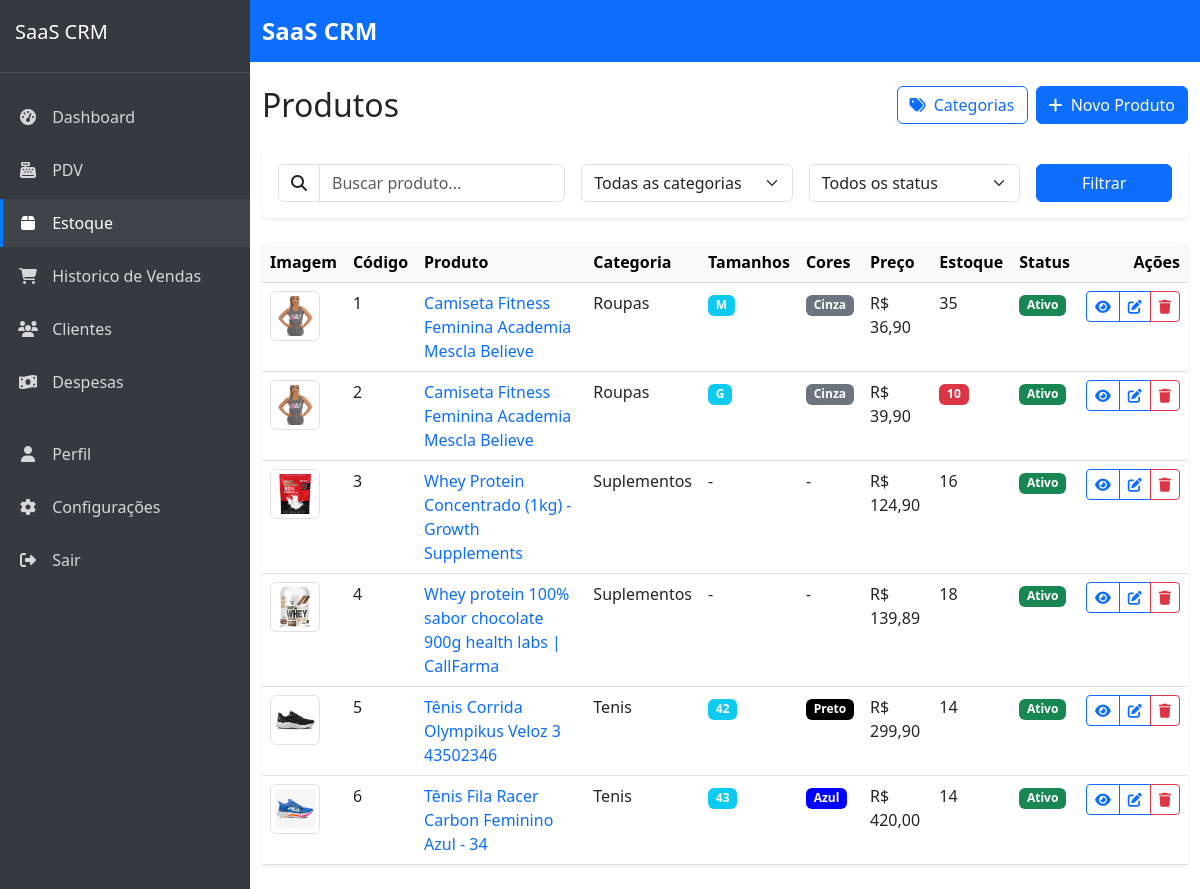
/produtos/ (signed in), run on an earlier commit of the app's database.
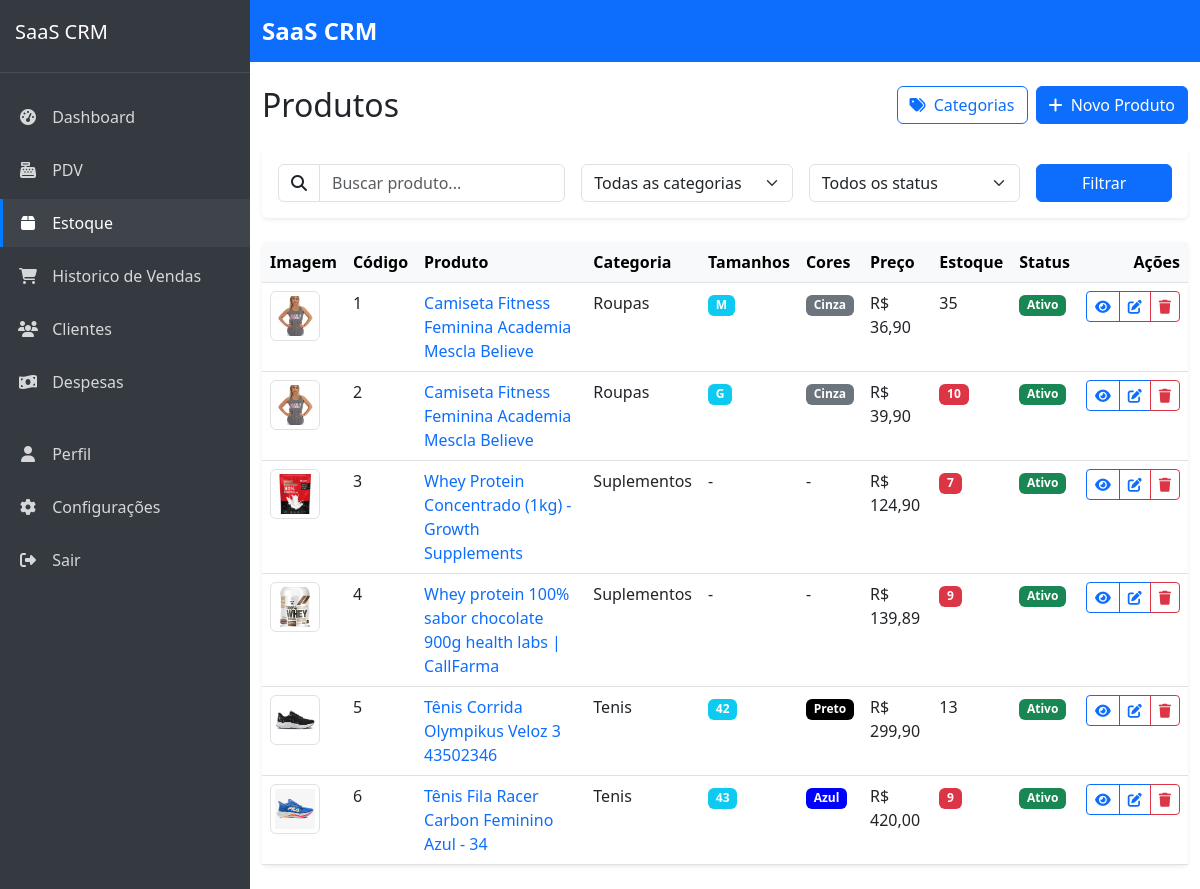
And on a later commit of the database.
### products/models.py (models this page shows, shortened)
class Product(models.Model):
    company = models.ForeignKey(Company, on_delete=models.CASCADE, verbose_name='Empresa', related_name='products')
    name = models.CharField('Nome', max_length=100)
    code = models.CharField('Código', max_length=50, unique=True, blank=True, null=True)
    description = models.TextField('Descrição', blank=True, null=True)
    category = models.ForeignKey(Category, on_delete=models.CASCADE, verbose_name='Categoria', related_name='products')
    price = models.DecimalField('Preço', max_digits=10, decimal_places=2)
    cost = models.DecimalField('Custo', max_digits=10, decimal_places=2)
    stock_quantity = models.PositiveIntegerField('Quantidade em estoque', default=0)
    stock_alert_level = models.PositiveIntegerField('Nível de alerta de estoque', default=10)
    barcode = models.CharField('Código de barras', max_length=100, blank=True, null=True)
    image = models.ImageField('Imagem', upload_to='products/', blank=True, null=True)
    is_active = models.BooleanField('Ativo', default=True)
    has_variations = models.BooleanField('Possui variações', default=False)
    created_at = models.DateTimeField('Criado em', auto_now_add=True)
    updated_at = models.DateTimeField('Atualizado em', auto_now=True)
    class Meta:
        verbose_name = 'Produto'
        verbose_name_plural = 'Produtos'
        ordering = ['name']
        unique_together = [['company', 'code'], ['company', 'barcode']]  # Prevent duplicate codes/barcodes within same company

class Category(models.Model):
    company = models.ForeignKey(Company, on_delete=models.CASCADE, verbose_name='Empresa', related_name='categories')
    name = models.CharField('Nome', max_length=100)
    description = models.TextField('Descrição', blank=True, null=True)
    created_at = models.DateTimeField('Criado em', auto_now_add=True)
    updated_at = models.DateTimeField('Atualizado em', auto_now=True)
    class Meta:
        verbose_name = 'Categoria'
        verbose_name_plural = 'Categorias'
        ordering = ['name']
        unique_together = ['company', 'name']  # Prevent duplicate category names within same company

class ProductVariation(models.Model):
    product = models.ForeignKey(Product, on_delete=models.CASCADE, verbose_name='Produto', related_name='variations')
    size = models.ForeignKey(Size, on_delete=models.CASCADE, verbose_name='Tamanho')
    color = models.ForeignKey(Color, on_delete=models.CASCADE, verbose_name='Cor')
    stock_quantity = models.PositiveIntegerField('Quantidade em estoque', default=0)
    stock_alert_level = models.PositiveIntegerField('Nível de alerta de estoque', default=3)
    sku = models.CharField('SKU', max_length=100, unique=True, blank=True, null=True)
    price_adjustment = models.DecimalField('Ajuste de preço', max_digits=10, decimal_places=2, default=0,
                                         help_text='Valor a ser adicionado/subtraído do preço base do produto')
    class Meta:
        verbose_name = 'Variação de Produto'
        verbose_name_plural = 'Variações de Produtos'
        unique_together = ['product', 'size', 'color']

class Size(models.Model):
    TIPO_CHOICES = (
        ('roupa', 'Roupa'),
        ('calcado', 'Calçado'),
    )
    company = models.ForeignKey(Company, on_delete=models.CASCADE, verbose_name='Empresa', related_name='sizes')
    name = models.CharField('Nome', max_length=10)  # PP, P, M, G, GG ou 36, 37, 38, etc
    tipo = models.CharField('Tipo', max_length=10, choices=TIPO_CHOICES, default='roupa')
    ordem = models.IntegerField('Ordem de exibição', default=0)
    class Meta:
        verbose_name = 'Tamanho'
        verbose_name_plural = 'Tamanhos'
        ordering = ['ordem', 'name']
        unique_together = ['company', 'name', 'tipo']

class Color(models.Model):
    company = models.ForeignKey(Company, on_delete=models.CASCADE, verbose_name='Empresa', related_name='colors')
    name = models.CharField('Nome', max_length=50)
    code = models.CharField('Código Hex', max_length=7, help_text='Ex: #FF0000', blank=True, null=True)
    class Meta:
        verbose_name = 'Cor'
        verbose_name_plural = 'Cores'
        ordering = ['name']
        unique_together = ['company', 'name']

### products/views.py (the view)
# urls.py: path('', views.product_list, name='product_list'),
@login_required
def product_list(request):
    categories = Category.objects.filter(company=request.user.company)
    products_query = Product.objects.filter(company=request.user.company)
    query = request.GET.get('q')
    category_id = request.GET.get('category')
    status = request.GET.get('status')
    if query:
        products_query = products_query.filter(
            Q(name__icontains=query) |
            Q(code__icontains=query) |
            Q(description__icontains=query)
        )
    if category_id:
        products_query = products_query.filter(category_id=category_id)
    if status == 'active':
        products_query = products_query.filter(is_active=True)
    elif status == 'inactive':
        products_query = products_query.filter(is_active=False)
    elif status == 'low_stock':
        products_with_low_stock = []
        for product in products_query:
            if product.is_stock_low():
                products_with_low_stock.append(product.id)
        products_query = products_query.filter(id__in=products_with_low_stock)
    products_query = products_query.annotate(
        numeric_code=Case(
            When(code__regex=r'^\d+$', then=Cast('code', output_field=IntegerField())),
            default=Value(999999),  # Valor alto para códigos não numéricos
            output_field=IntegerField()
        )
    ).order_by('numeric_code')
    paginator = Paginator(products_query, 20)  # 20 produtos por página
    page = request.GET.get('page')
    try:
        products = paginator.page(page)
    except PageNotAnInteger:
        products = paginator.page(1)
    except EmptyPage:
        products = paginator.page(paginator.num_pages)
    return render(request, 'products/product_list.html', {
        'products': products,
        'categories': categories
    })

### templates/products/product_list.html (shortened to what this page needs)
{% extends 'core/base.html' %}
{% block content %}
<div class="d-flex justify-content-between align-items-center mb-4">
    <h1 class="h2 mb-0">Produtos</h1>
    <div class="d-flex gap-2">
        <a href="{% url 'products:category_list' %}" class="btn btn-outline-primary">
            <i class="fas fa-tags me-1"></i> Categorias
        </a>
        <a href="{% url 'products:product_create' %}" class="btn btn-primary">
            <i class="fas fa-plus me-1"></i> Novo Produto
        </a>
    </div>
</div>
<div class="card border-0 shadow-sm mb-4">
    <div class="card-body">
        <form method="get" class="row g-3">
            <div class="col-md-4">
                <div class="input-group">
                    <span class="input-group-text bg-transparent">
                        <i class="fas fa-search"></i>
                    </span>
                    <input type="text" name="q" class="form-control" placeholder="Buscar produto..." value="{{ request.GET.q|default:'' }}">
                </div>
            </div>
            <div class="col-md-3">
                <select name="category" class="form-select">
                    <option value="">Todas as categorias</option>
                </select>
            </div>
            <div class="col-md-3">
                <select name="status" class="form-select">
                    <option value="">Todos os status</option>
                </select>
            </div>
            <div class="col-md-2">
                <button type="submit" class="btn btn-primary w-100">Filtrar</button>
            </div>
        </form>
    </div>
</div>
<div class="card border-0 shadow-sm">
    <div class="card-body p-0">
        <div class="table-responsive">
            <table class="table table-hover mb-0">
                <thead class="table-light">
                    <tr>
                        <th scope="col" style="width: 60px">Imagem</th>
                        <th scope="col">Código</th>
                        <th scope="col">Produto</th>
                        <th scope="col">Categoria</th>
                        <th scope="col">Tamanhos</th>
                        <th scope="col">Cores</th>
                        <th scope="col">Preço</th>
                        <th scope="col">Estoque</th>
                        <th scope="col">Status</th>
                        <th scope="col" class="text-end">Ações</th>
                    </tr>
                </thead>
                <tbody>
                    {% for product in products %}
                    <tr>
                        <td>
                            {% if product.image %}
                                <img src="{{ product.image.url }}" alt="{{ product.name }}" class="img-thumbnail" style="width: 50px; height: 50px; object-fit: cover;">
                            {% else %}
                                <div class="bg-light d-flex align-items-center justify-content-center" style="width: 50px; height: 50px;">
                                    <i class="fas fa-image text-muted"></i>
                                </div>
                            {% endif %}
                        </td>
                        <td>{{ product.code }}</td>
                        <td>
                            <a href="{% url 'products:product_detail' product.id %}" class="text-decoration-none">
                                {{ product.name }}
                            </a>
                        </td>
                        <td>{{ product.category.name|default:"-" }}</td>
                        <td>
                            {% if product.has_variations %}
                                {% for variation in product.variations.all %}
                                    {% if forloop.first or previous_size != variation.size.name %}
                                        <span class="badge bg-info">{{ variation.size.name }}</span>
                                    {% endif %}
                                {% empty %}
                                    -
                                {% endfor %}
                            {% else %}
                                -
                            {% endif %}
                        </td>
                        <td>
                            {% if product.has_variations %}
                                {% for variation in product.variations.all %}
                                    {% if forloop.first or previous_color != variation.color.name %}
                                        <span class="badge" style="background-color: {{ variation.color.code|default:'#6c757d' }}">{{ variation.color.name }}</span>
                                    {% endif %}
                                {% empty %}
                                    -
                                {% endfor %}
                            {% else %}
                                -
                            {% endif %}
                        </td>
                        <td>R$ {{ product.price }}</td>
                        <td>
                            {% if product.stock_quantity <= product.stock_alert_level %}
                            <span class="badge bg-danger">{{ product.stock_quantity }}</span>
                            {% else %}
                            {{ product.stock_quantity }}
                            {% endif %}
                        </td>
                        <td>
                            {% if product.is_active %}
                            <span class="badge bg-success">Ativo</span>
                            {% else %}
                            <span class="badge bg-secondary">Inativo</span>
                            {% endif %}
                        </td>
                        <td class="text-end">
                            <div class="btn-group">
                                <a href="{% url 'products:product_detail' product.id %}" class="btn btn-sm btn-outline-primary">
                                    <i class="fas fa-eye"></i>
                                </a>
                                <a href="{% url 'products:product_update' product.id %}" class="btn btn-sm btn-outline-primary">
                                    <i class="fas fa-edit"></i>
                                </a>
                                <button type="button" class="btn btn-sm btn-outline-danger" data-bs-toggle="modal" data-bs-target="#deleteModal{{ product.id }}">
                                    <i class="fas fa-trash"></i>
                                </button>
                            </div>
                        </td>
                    </tr>
                    {% endfor %}
                </tbody>
            </table>
        </div>
    </div>
</div>
{% endblock %}

### templates/core/base.html (shortened to what this page needs)
<!DOCTYPE html>
<html lang="pt-br">
<head>
    <link href="https://cdn.jsdelivr.net/npm/bootstrap@5.3.0/dist/css/bootstrap.min.css" rel="stylesheet">
    <link rel="stylesheet" href="https://cdnjs.cloudflare.com/ajax/libs/font-awesome/6.4.0/css/all.min.css">
    <link href="https://cdn.jsdelivr.net/npm/sweetalert2@11/dist/sweetalert2.min.css" rel="stylesheet">
</head>
<body>
    <div class="main-container">
        {% if user.is_authenticated %}
        <nav id="sidebar" class="sidebar">
            <div class="sidebar-header">
                <h5>SaaS CRM</h5>
            </div>
            <ul class="sidebar-menu">
                <li class="sidebar-menu-item">
                    <a href="{% url 'dashboard:dashboard' %}" class="sidebar-menu-link {% if '/dashboard/' in request.path %}active{% endif %}">
                        <i class="fas fa-tachometer-alt"></i> Dashboard
                    </a>
                </li>
                <li class="sidebar-menu-item">
                    <a href="{% url 'sales:point_of_sale' %}" class="sidebar-menu-link {% if '/vendas/pdv/' in request.path %}active{% endif %}">
                        <i class="fas fa-cash-register"></i> PDV
                    </a>
                </li>
                <li class="sidebar-menu-item">
                    <a href="{% url 'products:product_list' %}" class="sidebar-menu-link {% if '/produtos/' in request.path %}active{% endif %}">
                        <i class="fas fa-box"></i> Estoque
                    </a>
                </li>
                <li class="sidebar-menu-item">
                    <a href="{% url 'sales:sale_list' %}" class="sidebar-menu-link {% if '/vendas/' in request.path and not '/vendas/pdv/' in request.path %}active{% endif %}">
                        <i class="fas fa-shopping-cart"></i> Historico de Vendas
                    </a>
                </li>
                <li class="sidebar-menu-item">
                    <a href="{% url 'customers:customer_list' %}" class="sidebar-menu-link {% if '/clientes/' in request.path %}active{% endif %}">
                        <i class="fas fa-users"></i> Clientes
                    </a>
                </li>
                <li class="sidebar-menu-item">
                    <a href="{% url 'dashboard:expenses' %}" class="sidebar-menu-link {% if '/dashboard/despesas/' in request.path %}active{% endif %}">
                        <i class="fas fa-money-bill-wave"></i> Despesas
                    </a>
                </li>
                <li class="sidebar-menu-item mt-4">
                    <a href="{% url 'profile' %}" class="sidebar-menu-link {% if request.path == '/perfil/' %}active{% endif %}">
                        <i class="fas fa-user"></i> Perfil
                    </a>
                </li>
                <li class="sidebar-menu-item">
                    <a href="{% url 'company_settings' %}" class="sidebar-menu-link {% if request.path == '/empresa/' %}active{% endif %}">
                        <i class="fas fa-cog"></i> Configurações
                    </a>
                </li>
                <li class="sidebar-menu-item">
                    <a href="{% url 'logout' %}" class="sidebar-menu-link">
                        <i class="fas fa-sign-out-alt"></i> Sair
                    </a>
                </li>
            </ul>
        </nav>
        {% endif %}
        <div class="content-wrapper">
            <nav class="navbar navbar-expand-lg navbar-dark bg-primary">
                <div class="container-fluid">
                    <a class="navbar-brand" href="{% url 'home' %}">SaaS CRM</a>
                </div>
            </nav>
            <div class="container-fluid py-4">
                {% block content %}{% endblock %}
            </div>
        </div>
    </div>
</body>
</html>

What changed in the data, as far as the page shows it:
changed Product "Whey Protein Concentrado (1kg) - Growth Supplements": stock_quantity "16" → "7"
changed Product "Whey protein 100% sabor chocolate 900g health labs | CallFarma": stock_quantity "18" → "9"
changed Product "Tênis Corrida Olympikus Veloz 3 43502346": stock_quantity "14" → "13"
changed Product "Tênis Fila Racer Carbon Feminino Azul - 34": stock_quantity "14" → "9"
